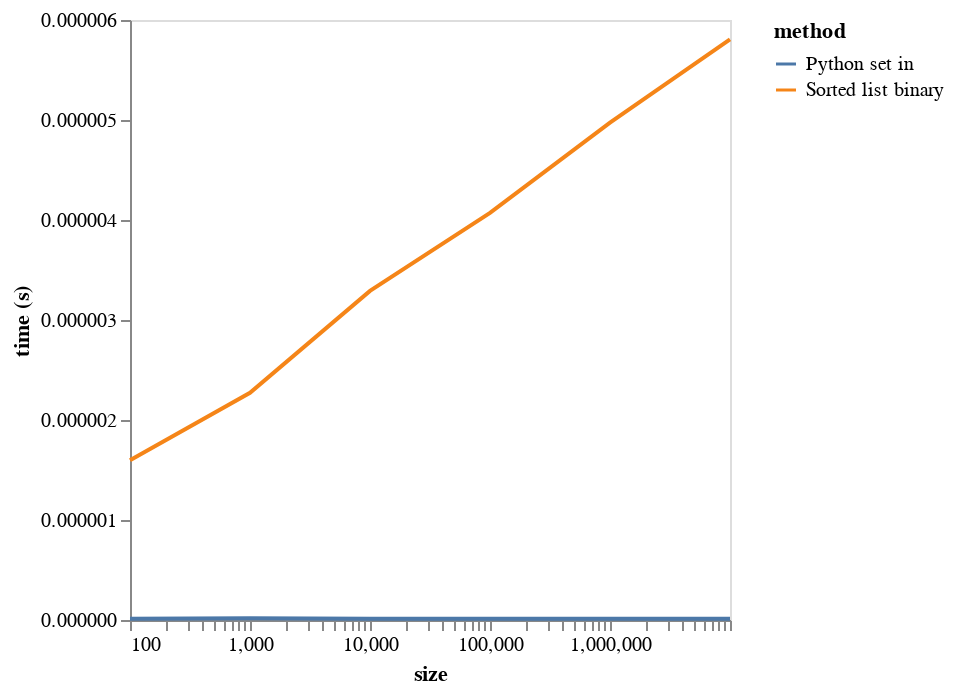

Notebook code for this chart:
### Markdown cell above
The two fastest methods (the orange and blue curves) look quite similar, possible because of the log scale on the y-axis. Let's plot time vs. $\log n$ to try and tell the difference.

### Code cell
df_long = pd.melt(df[["size", "Sorted list binary", "Python set in"]],
                  id_vars="size",  # 'size' is the identifier column
                  var_name="method",  # The name of the new column that will contain the method names
                  value_name="time (s)")  # The name of the new column that will contain the time values

# Creating a line chart with Altair using the melted DataFrame. Each method will have a unique line.
chart = alt.Chart(df_long).mark_line().encode(
    alt.X('size', scale=alt.Scale(type='log')),  # X-axis represents 'size' on a logarithmic scale
    alt.Y('time (s)'),  # Y-axis represents the time in seconds
    color='method'  # The lines are colored based on the 'method' to differentiate the search methods
).configure_axis(grid=False)  # Disabling grid lines for a cleaner look

# Display the chart
chart

### Figure 1 — Vega-Lite specification as saved in the notebook (floating-point values rounded to 4 significant figures)
{"config": {"view": {"continuousWidth": 300, "continuousHeight": 300}, "axis": {"grid": false}}, "data": {"name": "data-4a11e359937bb6ddbc07808dd67d2436"}, "mark": {"type": "line"}, "encoding": {"color": {"field": "method", "type": "nominal"}, "x": {"field": "size", "scale": {"type": "log"}, "type": "quantitative"}, "y": {"field": "time (s)", "type": "quantitative"}}, "$schema": "https://vega.github.io/schema/vega-lite/v5.8.0.json", "datasets": {"data-4a11e359937bb6ddbc07808dd67d2436": [{"size": 100, "method": "Sorted list binary", "time (s)": 1.598e-06}, {"size": 1000, "method": "Sorted list binary", "time (s)": 2.272e-06}, {"size": 10000, "method": "Sorted list binary", "time (s)": 3.291e-06}, {"size": 100000, "method": "Sorted list binary", "time (s)": 4.071e-06}, {"size": 1000000, "method": "Sorted list binary", "time (s)": 4.974e-06}, {"size": 10000000, "method": "Sorted list binary", "time (s)": 5.807e-06}, {"size": 100, "method": "Python set in", "time (s)": 1.252e-08}, {"size": 1000, "method": "Python set in", "time (s)": 1.641e-08}, {"size": 10000, "method": "Python set in", "time (s)": 1.289e-08}, {"size": 100000, "method": "Python set in", "time (s)": 1.292e-08}, {"size": 1000000, "method": "Python set in", "time (s)": 1.238e-08}, {"size": 10000000, "method": "Python set in", "time (s)": 1.28e-08}]}}
